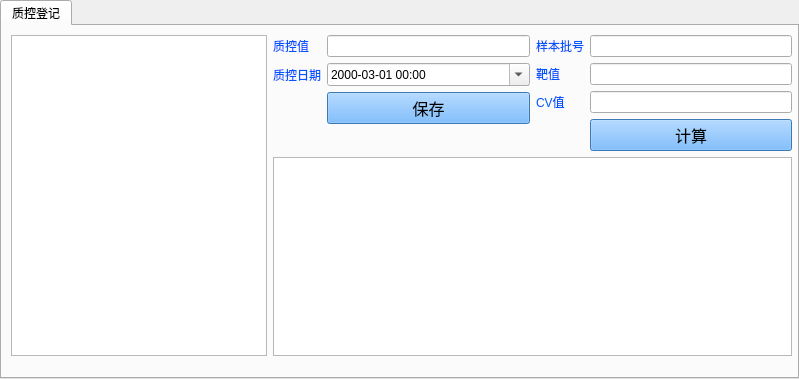
<?xml version="1.0" encoding="UTF-8"?>
<ui version="4.0">
 <class>QualityControlDialog</class>
 <widget class="QTabWidget" name="QualityControlDialog">
  <property name="geometry">
   <rect>
    <x>0</x>
    <y>0</y>
    <width>799</width>
    <height>379</height>
   </rect>
  </property>
  <property name="windowTitle">
   <string>TabWidget</string>
  </property>
  <property name="currentIndex">
   <number>0</number>
  </property>
  <widget class="QWidget" name="tab">
   <attribute name="title">
    <string>质控登记</string>
   </attribute>
   <widget class="QWidget" name="horizontalLayoutWidget">
    <property name="geometry">
     <rect>
      <x>9</x>
      <y>9</y>
      <width>781</width>
      <height>321</height>
     </rect>
    </property>
    <layout class="QHBoxLayout" name="horizontalLayout_2">
     <item>
      <widget class="QListView" name="ItemListView">
       <property name="sizePolicy">
        <sizepolicy hsizetype="Fixed" vsizetype="Expanding">
         <horstretch>0</horstretch>
         <verstretch>0</verstretch>
        </sizepolicy>
       </property>
       <property name="minimumSize">
        <size>
         <width>0</width>
         <height>0</height>
        </size>
       </property>
       <property name="sizeIncrement">
        <size>
         <width>0</width>
         <height>0</height>
        </size>
       </property>
       <property name="styleSheet">
        <string notr="true">alternate-background-color: rgb(255, 170, 0);
color: rgb(0, 0, 255);
font: 63 11pt &quot;Ubuntu&quot;;</string>
       </property>
      </widget>
     </item>
     <item>
      <layout class="QVBoxLayout" name="verticalLayout">
       <item>
        <layout class="QHBoxLayout" name="horizontalLayout">
         <item>
          <layout class="QFormLayout" name="formLayout">
           <item row="0" column="0">
            <widget class="QLabel" name="label">
             <property name="styleSheet">
              <string notr="true">color: rgb(0, 85, 255);
font: 11pt &quot;Vemana2000&quot;;</string>
             </property>
             <property name="text">
              <string>质控值</string>
             </property>
            </widget>
           </item>
           <item row="0" column="1">
            <widget class="QLineEdit" name="edt_QcValue"/>
           </item>
           <item row="1" column="0">
            <widget class="QLabel" name="label_2">
             <property name="styleSheet">
              <string notr="true">color: rgb(0, 85, 255);
font: 11pt &quot;Vemana2000&quot;;</string>
             </property>
             <property name="text">
              <string>质控日期</string>
             </property>
            </widget>
           </item>
           <item row="1" column="1">
            <widget class="QDateTimeEdit" name="dt_QcDate">
             <property name="buttonSymbols">
              <enum>QAbstractSpinBox::UpDownArrows</enum>
             </property>
             <property name="dateTime">
              <datetime>
               <hour>0</hour>
               <minute>0</minute>
               <second>0</second>
               <year>2000</year>
               <month>3</month>
               <day>1</day>
              </datetime>
             </property>
             <property name="displayFormat">
              <string>yyyy-MM-dd hh:mm</string>
             </property>
             <property name="calendarPopup">
              <bool>true</bool>
             </property>
            </widget>
           </item>
           <item row="2" column="1">
            <widget class="QPushButton" name="btn_QC_Saves">
             <property name="font">
              <font>
               <family>WenQuanYi Zen Hei</family>
               <pointsize>12</pointsize>
               <weight>50</weight>
               <bold>false</bold>
              </font>
             </property>
             <property name="cursor">
              <cursorShape>PointingHandCursor</cursorShape>
             </property>
             <property name="styleSheet">
              <string notr="true">background-color: rgb(85, 170, 255);
color: rgb(0, 0, 0);</string>
             </property>
             <property name="text">
              <string>保存</string>
             </property>
             <property name="icon">
              <iconset resource="rc.qrc">
               <normaloff>:/image/Save.png</normaloff>:/image/Save.png</iconset>
             </property>
             <property name="iconSize">
              <size>
               <width>32</width>
               <height>32</height>
              </size>
             </property>
            </widget>
           </item>
          </layout>
         </item>
         <item>
          <layout class="QFormLayout" name="formLayout_2">
           <item row="1" column="0">
            <widget class="QLabel" name="label_3">
             <property name="styleSheet">
              <string notr="true">color: rgb(0, 85, 255);
font: 11pt &quot;Vemana2000&quot;;</string>
             </property>
             <property name="text">
              <string>靶值</string>
             </property>
            </widget>
           </item>
           <item row="1" column="1">
            <widget class="QLineEdit" name="edt_TargetValue"/>
           </item>
           <item row="2" column="0">
            <widget class="QLabel" name="label_4">
             <property name="styleSheet">
              <string notr="true">color: rgb(0, 85, 255);
font: 11pt &quot;Vemana2000&quot;;</string>
             </property>
             <property name="text">
              <string>CV值</string>
             </property>
            </widget>
           </item>
           <item row="2" column="1">
            <widget class="QLineEdit" name="edt_CvValue"/>
           </item>
           <item row="0" column="0">
            <widget class="QLabel" name="label_5">
             <property name="styleSheet">
              <string notr="true">color: rgb(0, 85, 255);
font: 11pt &quot;Vemana2000&quot;;</string>
             </property>
             <property name="text">
              <string>样本批号</string>
             </property>
            </widget>
           </item>
           <item row="3" column="1">
            <widget class="QPushButton" name="btn_Calculate">
             <property name="font">
              <font>
               <family>WenQuanYi Zen Hei</family>
               <pointsize>12</pointsize>
               <weight>50</weight>
               <bold>false</bold>
              </font>
             </property>
             <property name="cursor">
              <cursorShape>PointingHandCursor</cursorShape>
             </property>
             <property name="autoFillBackground">
              <bool>false</bool>
             </property>
             <property name="styleSheet">
              <string notr="true">background-color: rgb(85, 170, 255);
color: rgb(0, 0, 0);</string>
             </property>
             <property name="text">
              <string>计算</string>
             </property>
             <property name="icon">
              <iconset resource="rc.qrc">
               <normaloff>:/image/Compute.png</normaloff>:/image/Compute.png</iconset>
             </property>
             <property name="iconSize">
              <size>
               <width>32</width>
               <height>32</height>
              </size>
             </property>
            </widget>
           </item>
           <item row="0" column="1">
            <widget class="QLineEdit" name="edt_BatchNo"/>
           </item>
          </layout>
         </item>
        </layout>
       </item>
       <item>
        <widget class="QTableView" name="tb_SubItemView">
         <property name="styleSheet">
          <string notr="true">alternate-background-color: rgb(255, 170, 0);
color: rgb(0, 0, 255);
font: 63 11pt &quot;Ubuntu&quot;;</string>
         </property>
        </widget>
       </item>
      </layout>
     </item>
    </layout>
   </widget>
  </widget>
 </widget>
 <resources>
  <include location="rc.qrc"/>
 </resources>
 <connections/>
</ui>
